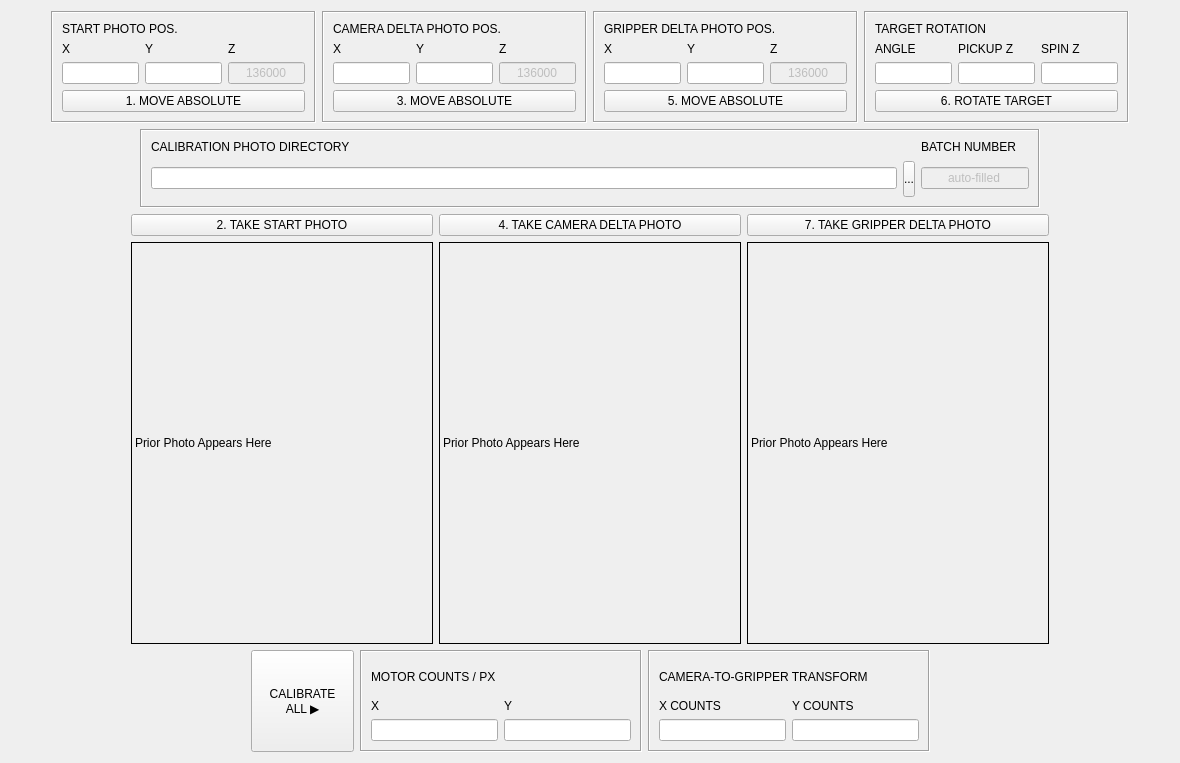
      <widget class="QWidget" name="tab_calibrate_gripper">
       <attribute name="title">
        <string>GRIPPER CALIBRATION</string>
       </attribute>
       <layout class="QVBoxLayout" name="verticalLayout_26">
        <item>
         <layout class="QHBoxLayout" name="horizontalLayout_11">
          <item>
           <spacer name="horizontalSpacer_13">
            <property name="orientation">
             <enum>Qt::Horizontal</enum>
            </property>
            <property name="sizeHint" stdset="0">
             <size>
              <width>40</width>
              <height>20</height>
             </size>
            </property>
           </spacer>
          </item>
          <item>
           <widget class="QFrame" name="verticalFrame">
            <property name="frameShape">
             <enum>QFrame::Box</enum>
            </property>
            <property name="frameShadow">
             <enum>QFrame::Sunken</enum>
            </property>
            <layout class="QVBoxLayout" name="verticalLayout_6">
             <item>
              <widget class="QLabel" name="label_11">
               <property name="text">
                <string>START PHOTO POS.</string>
               </property>
              </widget>
             </item>
             <item>
              <layout class="QGridLayout" name="gridLayout_17">
               <item row="1" column="0">
                <widget class="QLineEdit" name="gripper_calibration_start_x_textbox">
                 <property name="styleSheet">
                  <string notr="true">min-width: 75px;
max-width: 75px;</string>
                 </property>
                 <property name="text">
                  <string/>
                 </property>
                 <property name="alignment">
                  <set>Qt::AlignCenter</set>
                 </property>
                </widget>
               </item>
               <item row="0" column="0">
                <widget class="QLabel" name="label_33">
                 <property name="text">
                  <string>X</string>
                 </property>
                </widget>
               </item>
               <item row="0" column="1">
                <widget class="QLabel" name="label_34">
                 <property name="text">
                  <string>Y</string>
                 </property>
                </widget>
               </item>
               <item row="0" column="2">
                <widget class="QLabel" name="label_35">
                 <property name="text">
                  <string>Z</string>
                 </property>
                </widget>
               </item>
               <item row="1" column="2">
                <widget class="QLineEdit" name="gripper_calibration_start_z_textbox">
                 <property name="enabled">
                  <bool>false</bool>
                 </property>
                 <property name="styleSheet">
                  <string notr="true">min-width: 75px;
max-width: 75px;</string>
                 </property>
                 <property name="text">
                  <string>136000</string>
                 </property>
                 <property name="alignment">
                  <set>Qt::AlignCenter</set>
                 </property>
                </widget>
               </item>
               <item row="1" column="1">
                <widget class="QLineEdit" name="gripper_calibration_start_y_textbox">
                 <property name="styleSheet">
                  <string notr="true">min-width: 75px;
max-width: 75px;</string>
                 </property>
                 <property name="text">
                  <string/>
                 </property>
                 <property name="alignment">
                  <set>Qt::AlignCenter</set>
                 </property>
                </widget>
               </item>
              </layout>
             </item>
             <item>
              <widget class="QPushButton" name="gripper_calibration_move_start_button">
               <property name="text">
                <string>1. MOVE ABSOLUTE</string>
               </property>
              </widget>
             </item>
            </layout>
           </widget>
          </item>
          <item>
           <widget class="QFrame" name="verticalFrame_2">
            <property name="frameShape">
             <enum>QFrame::Box</enum>
            </property>
            <property name="frameShadow">
             <enum>QFrame::Sunken</enum>
            </property>
            <layout class="QVBoxLayout" name="verticalLayout_7">
             <item>
              <widget class="QLabel" name="label_12">
               <property name="text">
                <string>CAMERA DELTA PHOTO POS.</string>
               </property>
              </widget>
             </item>
             <item>
              <layout class="QGridLayout" name="gridLayout_21">
               <item row="1" column="0">
                <widget class="QLineEdit" name="camera_delta_x_textbox">
                 <property name="styleSheet">
                  <string notr="true">min-width: 75px;
max-width: 75px;</string>
                 </property>
                 <property name="alignment">
                  <set>Qt::AlignCenter</set>
                 </property>
                </widget>
               </item>
               <item row="0" column="0">
                <widget class="QLabel" name="label_53">
                 <property name="text">
                  <string>X</string>
                 </property>
                </widget>
               </item>
               <item row="0" column="1">
                <widget class="QLabel" name="label_54">
                 <property name="text">
                  <string>Y</string>
                 </property>
                </widget>
               </item>
               <item row="0" column="2">
                <widget class="QLabel" name="label_55">
                 <property name="text">
                  <string>Z</string>
                 </property>
                </widget>
               </item>
               <item row="1" column="2">
                <widget class="QLineEdit" name="camera_delta_z_textbox">
                 <property name="enabled">
                  <bool>false</bool>
                 </property>
                 <property name="styleSheet">
                  <string notr="true">min-width: 75px;
max-width: 75px;</string>
                 </property>
                 <property name="text">
                  <string>136000</string>
                 </property>
                 <property name="alignment">
                  <set>Qt::AlignCenter</set>
                 </property>
                </widget>
               </item>
               <item row="1" column="1">
                <widget class="QLineEdit" name="camera_delta_y_textbox">
                 <property name="styleSheet">
                  <string notr="true">min-width: 75px;
max-width: 75px;</string>
                 </property>
                 <property name="alignment">
                  <set>Qt::AlignCenter</set>
                 </property>
                </widget>
               </item>
              </layout>
             </item>
             <item>
              <widget class="QPushButton" name="move_camera_delta_button">
               <property name="text">
                <string>3. MOVE ABSOLUTE</string>
               </property>
              </widget>
             </item>
            </layout>
           </widget>
          </item>
          <item>
           <widget class="QFrame" name="verticalFrame_3">
            <property name="frameShape">
             <enum>QFrame::Box</enum>
            </property>
            <property name="frameShadow">
             <enum>QFrame::Sunken</enum>
            </property>
            <layout class="QVBoxLayout" name="verticalLayout_8">
             <item>
              <widget class="QLabel" name="label_13">
               <property name="text">
                <string>GRIPPER DELTA PHOTO POS.</string>
               </property>
              </widget>
             </item>
             <item>
              <layout class="QGridLayout" name="gridLayout_23">
               <item row="1" column="0">
                <widget class="QLineEdit" name="gripper_delta_x_textbox">
                 <property name="styleSheet">
                  <string notr="true">min-width: 75px;
max-width: 75px;</string>
                 </property>
                 <property name="alignment">
                  <set>Qt::AlignCenter</set>
                 </property>
                </widget>
               </item>
               <item row="0" column="0">
                <widget class="QLabel" name="label_56">
                 <property name="text">
                  <string>X</string>
                 </property>
                </widget>
               </item>
               <item row="0" column="1">
                <widget class="QLabel" name="label_57">
                 <property name="text">
                  <string>Y</string>
                 </property>
                </widget>
               </item>
               <item row="0" column="2">
                <widget class="QLabel" name="label_58">
                 <property name="text">
                  <string>Z</string>
                 </property>
                </widget>
               </item>
               <item row="1" column="2">
                <widget class="QLineEdit" name="gripper_delta_z_textbox">
                 <property name="enabled">
                  <bool>false</bool>
                 </property>
                 <property name="styleSheet">
                  <string notr="true">min-width: 75px;
max-width: 75px;</string>
                 </property>
                 <property name="text">
                  <string>136000</string>
                 </property>
                 <property name="alignment">
                  <set>Qt::AlignCenter</set>
                 </property>
                </widget>
               </item>
               <item row="1" column="1">
                <widget class="QLineEdit" name="gripper_delta_y_textbox">
                 <property name="styleSheet">
                  <string notr="true">min-width: 75px;
max-width: 75px;</string>
                 </property>
                 <property name="alignment">
                  <set>Qt::AlignCenter</set>
                 </property>
                </widget>
               </item>
              </layout>
             </item>
             <item>
              <widget class="QPushButton" name="move_gripper_delta_button">
               <property name="text">
                <string>5. MOVE ABSOLUTE</string>
               </property>
              </widget>
             </item>
            </layout>
           </widget>
          </item>
          <item>
           <widget class="QFrame" name="verticalFrame_4">
            <property name="frameShape">
             <enum>QFrame::Box</enum>
            </property>
            <property name="frameShadow">
             <enum>QFrame::Sunken</enum>
            </property>
            <layout class="QVBoxLayout" name="verticalLayout_11">
             <item>
              <widget class="QLabel" name="label_60">
               <property name="text">
                <string>TARGET ROTATION</string>
               </property>
              </widget>
             </item>
             <item>
              <layout class="QGridLayout" name="gridLayout_3">
               <item row="0" column="0">
                <widget class="QLabel" name="label_59">
                 <property name="text">
                  <string>ANGLE</string>
                 </property>
                </widget>
               </item>
               <item row="1" column="0">
                <widget class="QLineEdit" name="gripper_calibration_angle_textbox">
                 <property name="enabled">
                  <bool>true</bool>
                 </property>
                 <property name="styleSheet">
                  <string notr="true">min-width: 75px;
max-width: 75px;</string>
                 </property>
                 <property name="text">
                  <string/>
                 </property>
                 <property name="alignment">
                  <set>Qt::AlignCenter</set>
                 </property>
                </widget>
               </item>
               <item row="0" column="1">
                <widget class="QLabel" name="label_68">
                 <property name="text">
                  <string>PICKUP Z</string>
                 </property>
                </widget>
               </item>
               <item row="1" column="1">
                <widget class="QLineEdit" name="gripper_calibration_pickup_z_textbox">
                 <property name="styleSheet">
                  <string notr="true">min-width: 75px;
max-width: 75px;</string>
                 </property>
                </widget>
               </item>
               <item row="1" column="2">
                <widget class="QLineEdit" name="gripper_calibration_spin_z_textbox">
                 <property name="styleSheet">
                  <string notr="true">min-width: 75px;
max-width: 75px;</string>
                 </property>
                </widget>
               </item>
               <item row="0" column="2">
                <widget class="QLabel" name="label_69">
                 <property name="text">
                  <string>SPIN Z</string>
                 </property>
                </widget>
               </item>
              </layout>
             </item>
             <item>
              <widget class="QPushButton" name="gripper_calibration_rotate_button">
               <property name="text">
                <string>6. ROTATE TARGET</string>
               </property>
              </widget>
             </item>
            </layout>
           </widget>
          </item>
          <item>
           <spacer name="horizontalSpacer_14">
            <property name="orientation">
             <enum>Qt::Horizontal</enum>
            </property>
            <property name="sizeHint" stdset="0">
             <size>
              <width>40</width>
              <height>20</height>
             </size>
            </property>
           </spacer>
          </item>
         </layout>
        </item>
        <item>
         <layout class="QHBoxLayout" name="horizontalLayout_20" stretch="1,7,1">
          <item>
           <spacer name="horizontalSpacer_20">
            <property name="orientation">
             <enum>Qt::Horizontal</enum>
            </property>
            <property name="sizeHint" stdset="0">
             <size>
              <width>40</width>
              <height>20</height>
             </size>
            </property>
           </spacer>
          </item>
          <item>
           <widget class="QFrame" name="gridFrame_6">
            <property name="frameShape">
             <enum>QFrame::Box</enum>
            </property>
            <property name="frameShadow">
             <enum>QFrame::Sunken</enum>
            </property>
            <layout class="QGridLayout" name="gridLayout_24" columnstretch="20,0,0">
             <item row="1" column="2">
              <widget class="QLineEdit" name="gripper_calibration_photo_batch_number_textbox">
               <property name="enabled">
                <bool>false</bool>
               </property>
               <property name="text">
                <string>auto-filled</string>
               </property>
               <property name="alignment">
                <set>Qt::AlignCenter</set>
               </property>
              </widget>
             </item>
             <item row="1" column="1">
              <widget class="QPushButton" name="gripper_calibration_photo_directory_browse_button">
               <property name="styleSheet">
                <string notr="true">QPushButton {min-height: 34px; margin-top: 1px}</string>
               </property>
               <property name="text">
                <string>...</string>
               </property>
              </widget>
             </item>
             <item row="0" column="2">
              <widget class="QLabel" name="label_70">
               <property name="text">
                <string>BATCH NUMBER</string>
               </property>
              </widget>
             </item>
             <item row="1" column="0">
              <widget class="QLineEdit" name="gripper_calibration_photo_directory_textbox">
               <property name="alignment">
                <set>Qt::AlignCenter</set>
               </property>
              </widget>
             </item>
             <item row="0" column="0">
              <widget class="QLabel" name="label_71">
               <property name="text">
                <string>CALIBRATION PHOTO DIRECTORY</string>
               </property>
              </widget>
             </item>
            </layout>
           </widget>
          </item>
          <item>
           <spacer name="horizontalSpacer_19">
            <property name="orientation">
             <enum>Qt::Horizontal</enum>
            </property>
            <property name="sizeHint" stdset="0">
             <size>
              <width>40</width>
              <height>20</height>
             </size>
            </property>
           </spacer>
          </item>
         </layout>
        </item>
        <item>
         <layout class="QHBoxLayout" name="horizontalLayout_19">
          <item>
           <spacer name="horizontalSpacer_17">
            <property name="orientation">
             <enum>Qt::Horizontal</enum>
            </property>
            <property name="sizeHint" stdset="0">
             <size>
              <width>40</width>
              <height>20</height>
             </size>
            </property>
           </spacer>
          </item>
          <item>
           <layout class="QGridLayout" name="gridLayout_4">
            <item row="0" column="0">
             <widget class="QPushButton" name="gripper_calibration_take_start_photo_button">
              <property name="text">
               <string>2. TAKE START PHOTO</string>
              </property>
             </widget>
            </item>
            <item row="1" column="1">
             <widget class="QLabel" name="camera_delta_photo_label">
              <property name="styleSheet">
               <string notr="true">border: 1px solid black;
min-width: 300px;
max-width: 300px;
min-height: 400px;
max-height: 400px;</string>
              </property>
              <property name="frameShape">
               <enum>QFrame::NoFrame</enum>
              </property>
              <property name="text">
               <string>Prior Photo Appears Here</string>
              </property>
             </widget>
            </item>
            <item row="0" column="1">
             <widget class="QPushButton" name="take_camera_delta_photo_button">
              <property name="text">
               <string>4. TAKE CAMERA DELTA PHOTO</string>
              </property>
             </widget>
            </item>
            <item row="1" column="0">
             <widget class="QLabel" name="gripper_calibration_start_photo_label">
              <property name="styleSheet">
               <string notr="true">border: 1px solid black;
min-width: 300px;
max-width: 300px;
min-height: 400px;
max-height: 400px;</string>
              </property>
              <property name="frameShape">
               <enum>QFrame::NoFrame</enum>
              </property>
              <property name="text">
               <string>Prior Photo Appears Here</string>
              </property>
             </widget>
            </item>
            <item row="1" column="2">
             <widget class="QLabel" name="gripper_delta_photo_label">
              <property name="styleSheet">
               <string notr="true">border: 1px solid black;
min-width: 300px;
max-width: 300px;
min-height: 400px;
max-height: 400px;</string>
              </property>
              <property name="frameShape">
               <enum>QFrame::NoFrame</enum>
              </property>
              <property name="text">
               <string>Prior Photo Appears Here</string>
              </property>
             </widget>
            </item>
            <item row="0" column="2">
             <widget class="QPushButton" name="take_gripper_delta_photo_button">
              <property name="text">
               <string>7. TAKE GRIPPER DELTA PHOTO</string>
              </property>
             </widget>
            </item>
           </layout>
          </item>
          <item>
           <spacer name="horizontalSpacer_18">
            <property name="orientation">
             <enum>Qt::Horizontal</enum>
            </property>
            <property name="sizeHint" stdset="0">
             <size>
              <width>40</width>
              <height>20</height>
             </size>
            </property>
           </spacer>
          </item>
         </layout>
        </item>
        <item>
         <layout class="QHBoxLayout" name="horizontalLayout_18">
          <item>
           <spacer name="horizontalSpacer_15">
            <property name="orientation">
             <enum>Qt::Horizontal</enum>
            </property>
            <property name="sizeHint" stdset="0">
             <size>
              <width>40</width>
              <height>20</height>
             </size>
            </property>
           </spacer>
          </item>
          <item>
           <widget class="QToolButton" name="gripper_calibration_run_calibration_button">
            <property name="styleSheet">
             <string notr="true">min-height: 95px;
min-width: 95px;	</string>
            </property>
            <property name="text">
             <string>CALIBRATE
ALL ▶️</string>
            </property>
           </widget>
          </item>
          <item>
           <widget class="QFrame" name="verticalFrame">
            <property name="frameShape">
             <enum>QFrame::Box</enum>
            </property>
            <property name="frameShadow">
             <enum>QFrame::Sunken</enum>
            </property>
            <layout class="QVBoxLayout" name="verticalLayout_13">
             <item>
              <widget class="QLabel" name="label_63">
               <property name="text">
                <string>MOTOR COUNTS / PX</string>
               </property>
              </widget>
             </item>
             <item>
              <layout class="QGridLayout" name="gridLayout_5">
               <item row="1" column="0">
                <widget class="QLineEdit" name="motor_counts_x_per_px_x_textbox">
                 <property name="styleSheet">
                  <string notr="true">min-width: 125px;
max-width: 125px;</string>
                 </property>
                 <property name="alignment">
                  <set>Qt::AlignCenter</set>
                 </property>
                </widget>
               </item>
               <item row="0" column="0">
                <widget class="QLabel" name="label_62">
                 <property name="text">
                  <string>X</string>
                 </property>
                </widget>
               </item>
               <item row="1" column="1">
                <widget class="QLineEdit" name="motor_counts_y_per_px_y_textbox">
                 <property name="styleSheet">
                  <string notr="true">min-width: 125px;
max-width: 125px;</string>
                 </property>
                 <property name="alignment">
                  <set>Qt::AlignCenter</set>
                 </property>
                </widget>
               </item>
               <item row="0" column="1">
                <widget class="QLabel" name="label_61">
                 <property name="text">
                  <string>Y</string>
                 </property>
                </widget>
               </item>
              </layout>
             </item>
            </layout>
           </widget>
          </item>
          <item>
           <widget class="QFrame" name="verticalFrame_2">
            <property name="frameShape">
             <enum>QFrame::Box</enum>
            </property>
            <property name="frameShadow">
             <enum>QFrame::Sunken</enum>
            </property>
            <layout class="QVBoxLayout" name="verticalLayout_25">
             <item>
              <widget class="QLabel" name="label_64">
               <property name="text">
                <string>CAMERA-TO-GRIPPER TRANSFORM</string>
               </property>
              </widget>
             </item>
             <item>
              <layout class="QGridLayout" name="gridLayout_6">
               <item row="1" column="0">
                <widget class="QLineEdit" name="camera_to_gripper_x_transform_textbox">
                 <property name="styleSheet">
                  <string notr="true">min-width: 125px;
max-width: 125px;</string>
                 </property>
                 <property name="alignment">
                  <set>Qt::AlignCenter</set>
                 </property>
                </widget>
               </item>
               <item row="0" column="0">
                <widget class="QLabel" name="label_65">
                 <property name="text">
                  <string>X COUNTS</string>
                 </property>
                </widget>
               </item>
               <item row="0" column="1">
                <widget class="QLabel" name="label_66">
                 <property name="text">
                  <string>Y COUNTS</string>
                 </property>
                </widget>
               </item>
               <item row="1" column="1">
                <widget class="QLineEdit" name="camera_to_gripper_y_transform_textbox">
                 <property name="styleSheet">
                  <string notr="true">min-width: 125px;
max-width: 125px;</string>
                 </property>
                 <property name="alignment">
                  <set>Qt::AlignCenter</set>
                 </property>
                </widget>
               </item>
              </layout>
             </item>
            </layout>
           </widget>
          </item>
          <item>
           <spacer name="horizontalSpacer_16">
            <property name="orientation">
             <enum>Qt::Horizontal</enum>
            </property>
            <property name="sizeHint" stdset="0">
             <size>
              <width>40</width>
              <height>20</height>
             </size>
            </property>
           </spacer>
          </item>
         </layout>
        </item>
       </layout>
      </widget>
